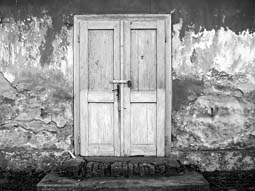
%> input picture keypointExtraction/test.jpg, 255 x 191 px
$ octave --eval "result = kp_harris(imread('test.jpg'));"   (GNU Octave 9; MATLAB toolbox functions it lacks are replaced by stand-ins)
%> lines starting %> are read from the running program, lines starting %| are printed output that depends on the picture
### keypointExtraction/findLocalMaximum.m
function [row,col,max_local] = findLocalMaximum(val,radius)
    % Determine the local maximum of a given value
    %
    % Author :: Vincent Garcia
    % Date   :: 09/02/2007
    %
    % INPUT
    % =====
    % val    : the NxM matrix containing values
    % radius : the radius of the neighborhood
    %
    % OUTPUT
    % ======
    % row       : the row position of the local maxima
    % col       : the column position of the local maxima
    % max_local	: the NxM matrix containing values of val on unique local maximum
    %
    % EXAMPLE
    % =======
    % [l,c,m] = findLocalMaximum(img,radius);


    % FIND LOCAL MAXIMA BY DILATION (FAST) /!\ NON UNIQUE /!\
    % mask = fspecial('disk',radius)>0;
    % val2 = imdilate(val,mask);
    % index = val==val2;
    % [row,col] = find(index==1);
    % max_local = zeros(size(val));
    % max_local(index) = val(index);


    % FIND UNIQUE LOCAL MAXIMA USING FILTERING (FAST)
    mask  = fspecial('disk',radius)>0;
    nb    = sum(mask(:));
    highest          = ordfilt2(val, nb, mask);
    second_highest   = ordfilt2(val, nb-1, mask);
    index            = highest==val & highest~=second_highest;
    max_local        = zeros(size(val));
    max_local(index) = val(index);
    [row,col]        = find(index==1);


    % [28 lines of commented-out code are left out]


end

### keypointExtraction/kp_harris.m
function points = kp_harris(im)
    % Extract keypoints using Harris algorithm (with an improvement
    % version)
    %
    % Author :: Vincent Garcia
    % Date   :: 05/12/2007
    %
    % INPUT
    % =====
    % im     : the graylevel image
    %
    % OUTPUT
    % ======
    % points : the interest points extracted
    %
    % REFERENCES
    % ==========
    % C.G. Harris and M.J. Stephens. "A combined corner and edge detector",
    % Proceedings Fourth Alvey Vision Conference, Manchester.
    % pp 147-151, 1988.
    %
    % Alison Noble, "Descriptions of Image Surfaces", PhD thesis, Department
    % of Engineering Science, Oxford University 1989, p45.
    %
    % C. Schmid, R. Mohrand and C. Bauckhage, "Evaluation of Interest Point Detectors",
    % Int. Journal of Computer Vision, 37(2), 151-172, 2000.
    %
    % EXAMPLE
    % =======
    % points = kp_harris(im)

    % only luminance value
    im = double(im(:,:,1));
    sigma = 1.5;

    % derivative masks
    s_D = 0.7*sigma;
    x  = -round(3*s_D):round(3*s_D);
    dx = x .* exp(-x.*x/(2*s_D*s_D)) ./ (s_D*s_D*s_D*sqrt(2*pi));
    dy = dx';

    % image derivatives
    Ix = conv2(im, dx, 'same');
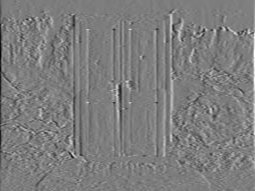
%> Ix: size 191x255 double; min -84.07, max 86.84, mean 0; drawn with min black and max white
    Iy = conv2(im, dy, 'same');
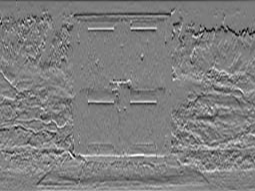
%> Iy: size 191x255 double; min -64.42, max 65.36, mean 0.1; drawn with min black and max white

    % sum of the Auto-correlation matrix
    s_I = sigma;
    g = fspecial('gaussian',max(1,fix(6*s_I+1)), s_I);
    Ix2 = conv2(Ix.^2, g, 'same'); % Smoothed squared image derivatives
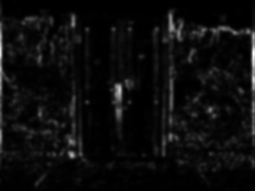
%> Ix2: size 191x255 double; min 0.016, max 2192.4, mean 110.5; drawn with min black and max white
    Iy2 = conv2(Iy.^2, g, 'same');
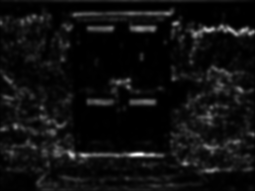
%> Iy2: size 191x255 double; min 0.498, max 1688.8, mean 109.5; drawn with min black and max white
    Ixy = conv2(Ix.*Iy, g, 'same');
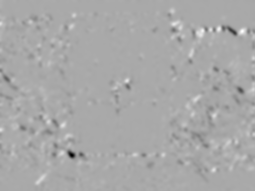
%> Ixy: size 191x255 double; min -1243, max 630.1, mean -3.4; drawn with min black and max white

    % interest point response
    cim = (Ix2.*Iy2 - Ixy.^2)./(Ix2 + Iy2 + eps);				% Alison Noble measure.
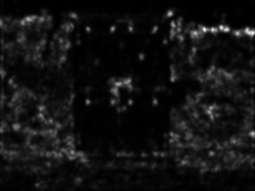
%> cim: size 191x255 double; min 0.0151, max 439.7, mean 31; drawn with min black and max white
    % k = 0.06; cim = (Ix2.*Iy2 - Ixy.^2) - k*(Ix2 + Iy2).^2;	% Original Harris measure.

    % find local maxima on 3x3 neighborgood
    [r,c,max_local] = findLocalMaximum(cim,3*s_I);
%> the run ends on the next line

    % set threshold 1% of the maximum value
    t = 0.01*max(max_local(:));

    % find local maxima greater than threshold
    [r,c] = find(max_local>=t);

    % build interest points
    points = [r,c];
end

$ run again, on keypointExtraction/patrol.jpg
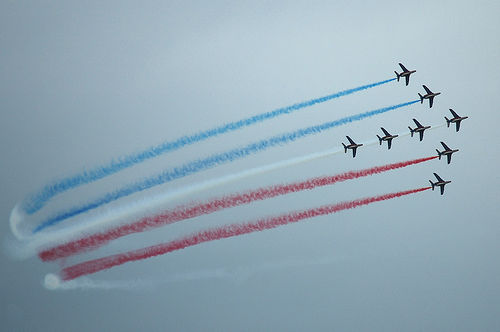
%> input picture keypointExtraction/patrol.jpg, 500 x 332 px
%> in kp_harris, `Ixy = conv2(Ix.*Iy, g, 'same');`:
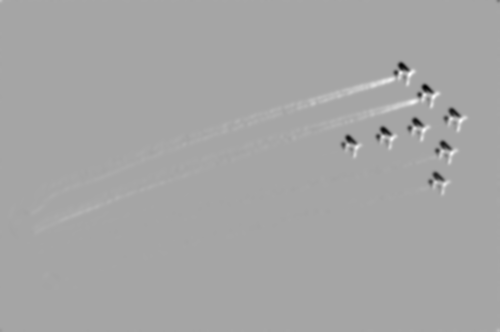
%> Ixy: size 332x500 double; min -1709.3, max 922.5, mean 0.6; drawn with min black and max white
%> in kp_harris, `cim = (Ix2.*Iy2 - Ixy.^2)./(Ix2 + Iy2 + eps);`:
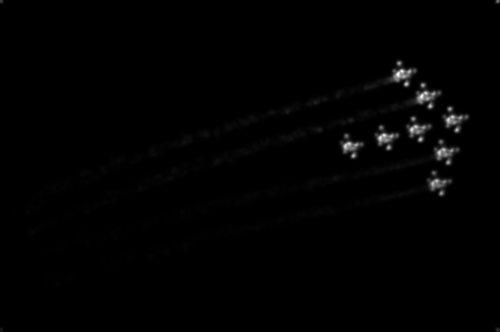
%> cim: size 332x500 double; min 0, max 649.8, mean 5.2; drawn with min black and max white
